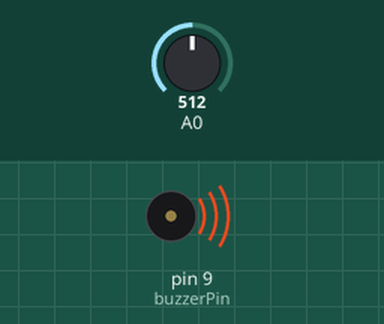
Simulated run of this sketch. Board: Arduino Uno, built with avr-gcc and run on an emulated ATmega328P. Parts: buzzer (waves = sounding). The inputs (shaded band) are chosen by the test bench; at power-on: A0 = 512.

Above: at 1.25 s.
1.3 s: A0 set to 112
4.3 s: A0 set to 91
At 4.9 s:
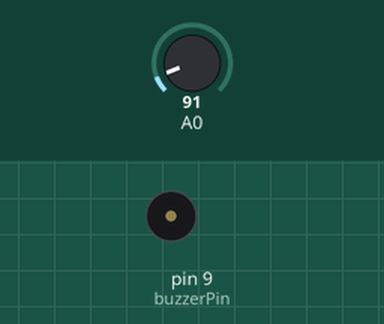
5.8 s: A0 set to 110
At 5.95 s:
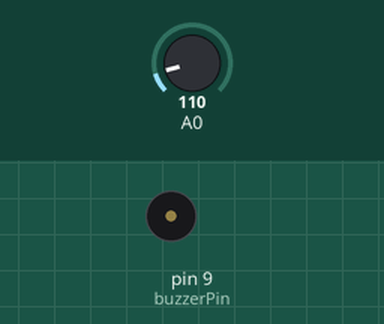
8.8 s: A0 set to 90
Timing chart, 0 to 11.3 s (numbered marks = the images above; inputs shaded):
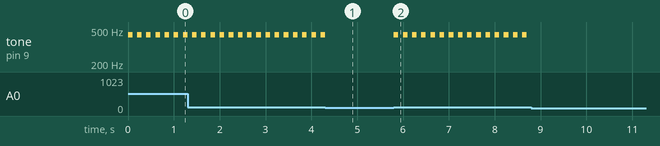

The sketch:

sketch_feb23a.ino
```cpp
int buzzerPin = 9;
int value;
int threshold = 100;

void setup() {
  pinMode(buzzerPin, OUTPUT);
}

void loop() {
  value = analogRead(A0);
  if(value>threshold){
    tone(buzzerPin, 440);
    delay(100);
    noTone(buzzerPin);
    delay(100);
  }
  else{
    noTone(buzzerPin);
  }

}
```

Measured:
- the behaviour switches between 101 and 100 on A0 (found by bisection; images 0 and 1)
- after the input at 4.3 s, tone on pin 9 (buzzerPin): goes on until 4.3 s, then stays silent
- after the input at 5.8 s, tone on pin 9 (buzzerPin): alternates 440 Hz for 0.10 s and silent for 0.10 s, starting at once
- after the input at 8.8 s, tone on pin 9 (buzzerPin): stops changing and stays silent
- by itself, tone on pin 9 (buzzerPin): alternates 440 Hz for 0.10 s and silent for 0.10 s
